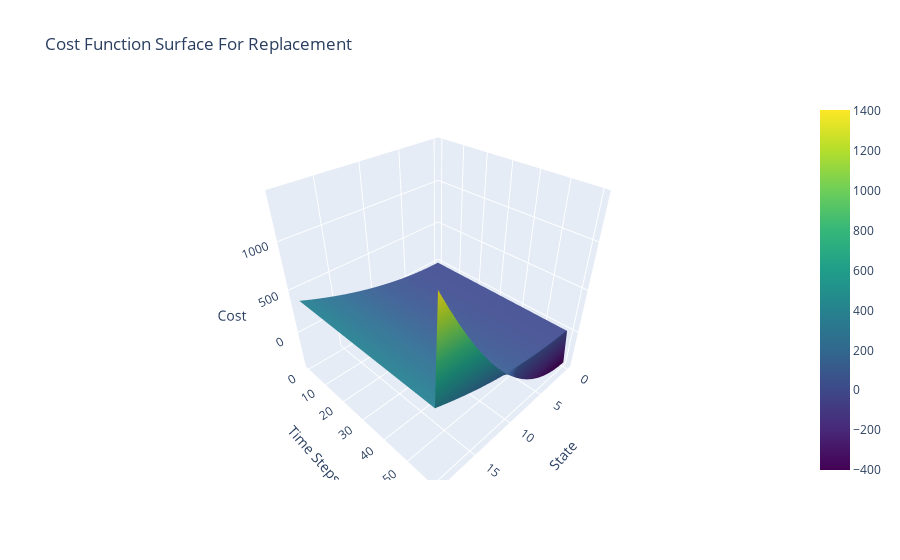

The notebook cell this image was saved under:
### Code cell
X, Y = np.meshgrid(np.arange(N), np.arange(time_steps + 1))
Z = C[:, 1, :]

fig = go.Figure(data=[go.Surface(z=Z, x=X, y=Y, colorscale='Viridis')])
fig.update_layout(title='Cost Function Surface For Replacement', scene=dict(
    xaxis_title='State',
    yaxis_title='Time Steps',
    zaxis_title='Cost'
))

fig.show()

### Figure 1 — Plotly figure (JSON) as saved in the notebook; plotly's stock layout.template omitted (floating-point values rounded to 4 significant figures; data arrays with more than 128 entries replaced by an {"elided": "..."} marker saying what was removed)
{"data": [{"colorscale": [[0, "#440154"], [0.1111, "#482878"], [0.2222, "#3e4989"], [0.3333, "#31688e"], [0.4444, "#26828e"], [0.5556, "#1f9e89"], [0.6667, "#35b779"], [0.7778, "#6ece58"], [0.8889, "#b5de2b"], [1, "#fde725"]], "type": "surface", "x": {"elided": "61x20 int values"}, "y": {"elided": "61x20 int values"}, "z": {"elided": "61x20 int values"}}], "layout": {"scene": {"xaxis": {"title": {"text": "State"}}, "yaxis": {"title": {"text": "Time Steps"}}, "zaxis": {"title": {"text": "Cost"}}}, "title": {"text": "Cost Function Surface For Replacement"}}}
